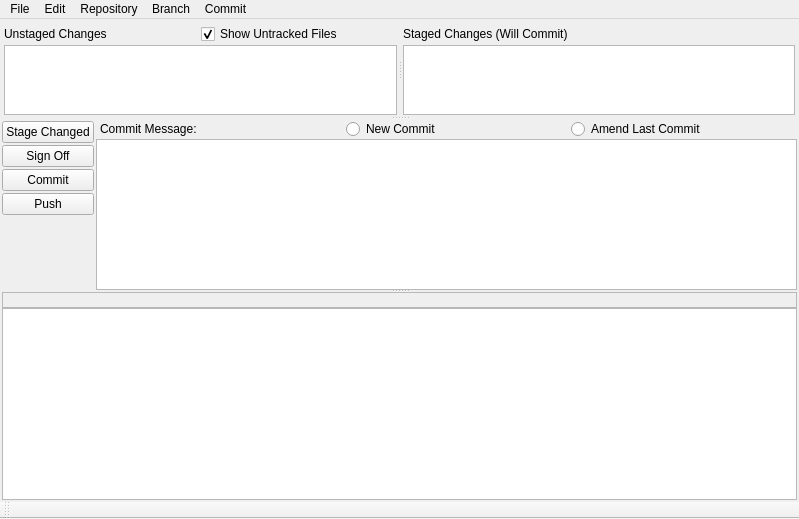
<ui version="4.0" >
 <author>David Aguilar</author>
 <class>maingui</class>
 <widget class="QMainWindow" name="maingui" >
  <property name="geometry" >
   <rect>
    <x>0</x>
    <y>0</y>
    <width>799</width>
    <height>519</height>
   </rect>
  </property>
  <widget class="QWidget" name="centralwidget" >
   <layout class="QVBoxLayout" >
    <item>
     <widget class="QSplitter" name="splitter_top" >
      <property name="orientation" >
       <enum>Qt::Vertical</enum>
      </property>
      <property name="handleWidth" >
       <number>2</number>
      </property>
      <widget class="QSplitter" name="splitter" >
       <property name="sizePolicy" >
        <sizepolicy vsizetype="MinimumExpanding" hsizetype="Expanding" >
         <horstretch>0</horstretch>
         <verstretch>1</verstretch>
        </sizepolicy>
       </property>
       <property name="minimumSize" >
        <size>
         <width>16</width>
         <height>96</height>
        </size>
       </property>
       <property name="orientation" >
        <enum>Qt::Horizontal</enum>
       </property>
       <property name="handleWidth" >
        <number>2</number>
       </property>
       <widget class="QWidget" name="layoutWidget" >
        <layout class="QVBoxLayout" >
         <property name="spacing" >
          <number>0</number>
         </property>
         <item>
          <layout class="QHBoxLayout" >
           <property name="spacing" >
            <number>0</number>
           </property>
           <item>
            <widget class="QLabel" name="label_3" >
             <property name="minimumSize" >
              <size>
               <width>0</width>
               <height>22</height>
              </size>
             </property>
             <property name="text" >
              <string>Unstaged Changes</string>
             </property>
             <property name="textFormat" >
              <enum>Qt::PlainText</enum>
             </property>
            </widget>
           </item>
           <item>
            <widget class="QCheckBox" name="untracked_checkbox" >
             <property name="minimumSize" >
              <size>
               <width>0</width>
               <height>22</height>
              </size>
             </property>
             <property name="toolTip" >
              <string>Includes untracked files in the unstaged changes list.
Disabling this causes ugit to only display files known to git
in the unstaged changes list.</string>
             </property>
             <property name="text" >
              <string>Show Untracked Files</string>
             </property>
             <property name="checked" >
              <bool>true</bool>
             </property>
             <property name="tristate" >
              <bool>false</bool>
             </property>
            </widget>
           </item>
          </layout>
         </item>
         <item>
          <widget class="QListWidget" name="unstaged_list" >
           <property name="sizePolicy" >
            <sizepolicy vsizetype="MinimumExpanding" hsizetype="Preferred" >
             <horstretch>0</horstretch>
             <verstretch>0</verstretch>
            </sizepolicy>
           </property>
           <property name="minimumSize" >
            <size>
             <width>10</width>
             <height>20</height>
            </size>
           </property>
           <property name="toolTip" >
            <string>A list of all the unstaged changes.
This list includes those files known to git and can optionally
include untracked files if "Show Untracked Files" is checked.</string>
           </property>
           <property name="alternatingRowColors" >
            <bool>true</bool>
           </property>
           <property name="selectionMode" >
            <enum>QAbstractItemView::ExtendedSelection</enum>
           </property>
           <property name="viewMode" >
            <enum>QListView::ListMode</enum>
           </property>
           <property name="uniformItemSizes" >
            <bool>true</bool>
           </property>
          </widget>
         </item>
        </layout>
       </widget>
       <widget class="QWidget" name="layoutWidget" >
        <layout class="QVBoxLayout" >
         <property name="spacing" >
          <number>0</number>
         </property>
         <item>
          <layout class="QHBoxLayout" >
           <property name="spacing" >
            <number>0</number>
           </property>
           <property name="bottomMargin" >
            <number>0</number>
           </property>
           <item>
            <widget class="QLabel" name="label_2" >
             <property name="sizePolicy" >
              <sizepolicy vsizetype="Fixed" hsizetype="Minimum" >
               <horstretch>0</horstretch>
               <verstretch>0</verstretch>
              </sizepolicy>
             </property>
             <property name="minimumSize" >
              <size>
               <width>0</width>
               <height>22</height>
              </size>
             </property>
             <property name="text" >
              <string>Staged Changes (Will Commit)</string>
             </property>
             <property name="textFormat" >
              <enum>Qt::PlainText</enum>
             </property>
            </widget>
           </item>
          </layout>
         </item>
         <item>
          <widget class="QListWidget" name="staged_list" >
           <property name="sizePolicy" >
            <sizepolicy vsizetype="MinimumExpanding" hsizetype="Preferred" >
             <horstretch>0</horstretch>
             <verstretch>0</verstretch>
            </sizepolicy>
           </property>
           <property name="minimumSize" >
            <size>
             <width>10</width>
             <height>20</height>
            </size>
           </property>
           <property name="toolTip" >
            <string>A list of all staged changes for the next commit.</string>
           </property>
           <property name="alternatingRowColors" >
            <bool>true</bool>
           </property>
           <property name="selectionMode" >
            <enum>QAbstractItemView::ExtendedSelection</enum>
           </property>
           <property name="viewMode" >
            <enum>QListView::ListMode</enum>
           </property>
          </widget>
         </item>
        </layout>
       </widget>
      </widget>
      <widget class="QSplitter" name="splitter_bottom" >
       <property name="orientation" >
        <enum>Qt::Vertical</enum>
       </property>
       <property name="handleWidth" >
        <number>2</number>
       </property>
       <widget class="QWidget" native="1" name="widget_2" >
        <property name="sizePolicy" >
         <sizepolicy vsizetype="Minimum" hsizetype="MinimumExpanding" >
          <horstretch>0</horstretch>
          <verstretch>1</verstretch>
         </sizepolicy>
        </property>
        <property name="minimumSize" >
         <size>
          <width>10</width>
          <height>100</height>
         </size>
        </property>
        <layout class="QHBoxLayout" >
         <property name="spacing" >
          <number>0</number>
         </property>
         <property name="leftMargin" >
          <number>0</number>
         </property>
         <property name="topMargin" >
          <number>0</number>
         </property>
         <property name="rightMargin" >
          <number>0</number>
         </property>
         <property name="bottomMargin" >
          <number>0</number>
         </property>
         <item>
          <widget class="QWidget" native="1" name="widget_4" >
           <property name="sizePolicy" >
            <sizepolicy vsizetype="Preferred" hsizetype="Minimum" >
             <horstretch>0</horstretch>
             <verstretch>0</verstretch>
            </sizepolicy>
           </property>
           <layout class="QVBoxLayout" >
            <property name="spacing" >
             <number>2</number>
            </property>
            <property name="leftMargin" >
             <number>0</number>
            </property>
            <item>
             <widget class="QPushButton" name="stage_button" >
              <property name="toolTip" >
               <string>Invokes "git add" to stage the selected items
from the "Unstaged Changes" list.</string>
              </property>
              <property name="text" >
               <string>Stage Changed</string>
              </property>
              <property name="flat" >
               <bool>false</bool>
              </property>
             </widget>
            </item>
            <item>
             <widget class="QPushButton" name="signoff_button" >
              <property name="toolTip" >
               <string>"Sign Off" appends the standard "Signed-Off by: ..."
message to the current commit message.</string>
              </property>
              <property name="text" >
               <string>Sign Off</string>
              </property>
             </widget>
            </item>
            <item>
             <widget class="QPushButton" name="commit_button" >
              <property name="toolTip" >
               <string>Invokes a git commit.
This commits the files listed in the "Files to Commit" list.
If "Commit All" is checked, all listed items will be committed,
otherwise only the selected items will be committed.</string>
              </property>
              <property name="text" >
               <string>Commit</string>
              </property>
             </widget>
            </item>
            <item>
             <widget class="QPushButton" name="push_button" >
              <property name="text" >
               <string>Push</string>
              </property>
             </widget>
            </item>
            <item>
             <spacer>
              <property name="orientation" >
               <enum>Qt::Vertical</enum>
              </property>
              <property name="sizeType" >
               <enum>QSizePolicy::MinimumExpanding</enum>
              </property>
              <property name="sizeHint" >
               <size>
                <width>50</width>
                <height>1</height>
               </size>
              </property>
             </spacer>
            </item>
           </layout>
          </widget>
         </item>
         <item>
          <widget class="QWidget" native="1" name="widget_3" >
           <property name="sizePolicy" >
            <sizepolicy vsizetype="Minimum" hsizetype="MinimumExpanding" >
             <horstretch>0</horstretch>
             <verstretch>0</verstretch>
            </sizepolicy>
           </property>
           <layout class="QVBoxLayout" >
            <property name="spacing" >
             <number>0</number>
            </property>
            <property name="leftMargin" >
             <number>0</number>
            </property>
            <property name="topMargin" >
             <number>0</number>
            </property>
            <property name="rightMargin" >
             <number>0</number>
            </property>
            <property name="bottomMargin" >
             <number>0</number>
            </property>
            <item>
             <layout class="QHBoxLayout" >
              <property name="spacing" >
               <number>0</number>
              </property>
              <property name="leftMargin" >
               <number>4</number>
              </property>
              <item>
               <widget class="QLabel" name="label" >
                <property name="text" >
                 <string>Commit Message:</string>
                </property>
                <property name="textFormat" >
                 <enum>Qt::PlainText</enum>
                </property>
               </widget>
              </item>
              <item>
               <spacer>
                <property name="orientation" >
                 <enum>Qt::Horizontal</enum>
                </property>
                <property name="sizeType" >
                 <enum>QSizePolicy::Preferred</enum>
                </property>
                <property name="sizeHint" >
                 <size>
                  <width>20</width>
                  <height>20</height>
                 </size>
                </property>
               </spacer>
              </item>
              <item>
               <widget class="QRadioButton" name="new_commit_radio" >
                <property name="toolTip" >
                 <string>Causes the next commit to create a new commit object.</string>
                </property>
                <property name="text" >
                 <string>New Commit</string>
                </property>
               </widget>
              </item>
              <item>
               <widget class="QRadioButton" name="amend_radio" >
                <property name="toolTip" >
                 <string>Causes git to reuse the latest commit object.
"git commit" will be supplied with the "--amend" option so that
the most recent commit is amended with contents of the next commit.</string>
                </property>
                <property name="text" >
                 <string>Amend Last Commit</string>
                </property>
               </widget>
              </item>
             </layout>
            </item>
            <item>
             <widget class="QTextEdit" name="commit_text" >
              <property name="sizePolicy" >
               <sizepolicy vsizetype="MinimumExpanding" hsizetype="MinimumExpanding" >
                <horstretch>0</horstretch>
                <verstretch>0</verstretch>
               </sizepolicy>
              </property>
              <property name="minimumSize" >
               <size>
                <width>0</width>
                <height>20</height>
               </size>
              </property>
              <property name="font" >
               <font>
                <family>Courier</family>
                <pointsize>12</pointsize>
               </font>
              </property>
              <property name="toolTip" >
               <string>The commit message for the next commit.
If you are going to amend a commit you can use the
"Commit -> Get Latest Comit Message" menu action to
retrieve the latest commit message prior to committing.</string>
              </property>
              <property name="lineWrapMode" >
               <enum>QTextEdit::NoWrap</enum>
              </property>
              <property name="acceptRichText" >
               <bool>false</bool>
              </property>
             </widget>
            </item>
           </layout>
          </widget>
         </item>
        </layout>
       </widget>
       <widget class="QWidget" native="1" name="widget" >
        <property name="sizePolicy" >
         <sizepolicy vsizetype="MinimumExpanding" hsizetype="MinimumExpanding" >
          <horstretch>0</horstretch>
          <verstretch>0</verstretch>
         </sizepolicy>
        </property>
        <property name="minimumSize" >
         <size>
          <width>111</width>
          <height>50</height>
         </size>
        </property>
        <layout class="QVBoxLayout" >
         <property name="spacing" >
          <number>0</number>
         </property>
         <property name="leftMargin" >
          <number>0</number>
         </property>
         <property name="topMargin" >
          <number>0</number>
         </property>
         <property name="rightMargin" >
          <number>0</number>
         </property>
         <property name="bottomMargin" >
          <number>0</number>
         </property>
         <item>
          <widget class="QLabel" name="displayLabel" >
           <property name="frameShape" >
            <enum>QFrame::StyledPanel</enum>
           </property>
           <property name="frameShadow" >
            <enum>QFrame::Plain</enum>
           </property>
           <property name="text" >
            <string/>
           </property>
           <property name="alignment" >
            <set>Qt::AlignCenter</set>
           </property>
          </widget>
         </item>
         <item>
          <widget class="QTextEdit" name="display_text" >
           <property name="sizePolicy" >
            <sizepolicy vsizetype="MinimumExpanding" hsizetype="MinimumExpanding" >
             <horstretch>0</horstretch>
             <verstretch>0</verstretch>
            </sizepolicy>
           </property>
           <property name="minimumSize" >
            <size>
             <width>10</width>
             <height>20</height>
            </size>
           </property>
           <property name="font" >
            <font>
             <family>Courier</family>
             <pointsize>12</pointsize>
            </font>
           </property>
           <property name="tabChangesFocus" >
            <bool>true</bool>
           </property>
           <property name="lineWrapMode" >
            <enum>QTextEdit::NoWrap</enum>
           </property>
           <property name="readOnly" >
            <bool>true</bool>
           </property>
           <property name="acceptRichText" >
            <bool>false</bool>
           </property>
           <property name="cursorWidth" >
            <number>2</number>
           </property>
           <property name="textInteractionFlags" >
            <set>Qt::LinksAccessibleByKeyboard|Qt::LinksAccessibleByMouse|Qt::NoTextInteraction|Qt::TextBrowserInteraction|Qt::TextSelectableByKeyboard|Qt::TextSelectableByMouse</set>
           </property>
          </widget>
         </item>
        </layout>
       </widget>
      </widget>
     </widget>
    </item>
   </layout>
  </widget>
  <widget class="QMenuBar" name="menubar" >
   <property name="geometry" >
    <rect>
     <x>0</x>
     <y>0</y>
     <width>799</width>
     <height>28</height>
    </rect>
   </property>
   <widget class="QMenu" name="repository_menu" >
    <property name="title" >
     <string>Repository</string>
    </property>
    <addaction name="menu_visualize_current" />
    <addaction name="menu_visualize_all" />
    <addaction name="separator" />
    <addaction name="menu_show_revision" />
    <addaction name="menu_browse_commits" />
    <addaction name="separator" />
    <addaction name="menu_browse_branch" />
    <addaction name="menu_browse_other_branch" />
   </widget>
   <widget class="QMenu" name="commit_menu" >
    <property name="title" >
     <string>Commit</string>
    </property>
    <addaction name="menu_rescan" />
    <addaction name="separator" />
    <addaction name="menu_show_index" />
    <addaction name="menu_show_diffstat" />
    <addaction name="separator" />
    <addaction name="menu_stage_changed" />
    <addaction name="menu_stage_untracked" />
    <addaction name="menu_stage_selected" />
    <addaction name="separator" />
    <addaction name="menu_unstage_all" />
    <addaction name="menu_unstage_selected" />
    <addaction name="separator" />
    <addaction name="menu_commit" />
    <addaction name="separator" />
    <addaction name="menu_export_patches" />
    <addaction name="menu_cherry_pick" />
    <addaction name="separator" />
    <addaction name="menu_get_prev_commitmsg" />
   </widget>
   <widget class="QMenu" name="edit_menu" >
    <property name="title" >
     <string>Edit</string>
    </property>
    <addaction name="menu_undo" />
    <addaction name="menu_redo" />
    <addaction name="separator" />
    <addaction name="menu_cut" />
    <addaction name="menu_copy" />
    <addaction name="menu_paste" />
    <addaction name="menu_delete" />
    <addaction name="separator" />
    <addaction name="menu_select_all" />
    <addaction name="separator" />
    <addaction name="menu_options" />
   </widget>
   <widget class="QMenu" name="file_menu" >
    <property name="title" >
     <string>File</string>
    </property>
    <addaction name="menu_load_commitmsg" />
    <addaction name="separator" />
    <addaction name="menu_quit" />
   </widget>
   <widget class="QMenu" name="branch_menu" >
    <property name="title" >
     <string>Branch</string>
    </property>
    <addaction name="menu_create_branch" />
    <addaction name="menu_checkout_branch" />
    <addaction name="menu_rebase_branch" />
    <addaction name="menu_delete_branch" />
   </widget>
   <addaction name="file_menu" />
   <addaction name="edit_menu" />
   <addaction name="repository_menu" />
   <addaction name="branch_menu" />
   <addaction name="commit_menu" />
  </widget>
  <widget class="QToolBar" name="toolbar" >
   <property name="windowTitle" >
    <string>toolbar</string>
   </property>
   <property name="movable" >
    <bool>true</bool>
   </property>
   <property name="allowedAreas" >
    <set>Qt::BottomToolBarArea|Qt::NoToolBarArea|Qt::TopToolBarArea</set>
   </property>
   <property name="iconSize" >
    <size>
     <width>24</width>
     <height>16</height>
    </size>
   </property>
   <property name="floatable" >
    <bool>true</bool>
   </property>
   <attribute name="toolBarArea" >
    <enum>BottomToolBarArea</enum>
   </attribute>
   <attribute name="toolBarBreak" >
    <bool>false</bool>
   </attribute>
  </widget>
  <action name="menu_browse_branch" >
   <property name="text" >
    <string>Browse Current Branch's Files</string>
   </property>
  </action>
  <action name="menu_browse_other_branch" >
   <property name="text" >
    <string>Browse Branch Files</string>
   </property>
  </action>
  <action name="menu_unstage_selected" >
   <property name="text" >
    <string>Unstage From Commit</string>
   </property>
  </action>
  <action name="menu_visualize_current" >
   <property name="text" >
    <string>Visualize Current Branch's History</string>
   </property>
   <property name="shortcut" >
    <string>Alt+V</string>
   </property>
  </action>
  <action name="menu_visualize_all" >
   <property name="text" >
    <string>Visualize All Branch History</string>
   </property>
   <property name="shortcut" >
    <string>Alt+H</string>
   </property>
  </action>
  <action name="menu_show_diffstat" >
   <property name="text" >
    <string>Show Diffstat</string>
   </property>
   <property name="shortcut" >
    <string>Ctrl+D</string>
   </property>
  </action>
  <action name="menu_show_index" >
   <property name="text" >
    <string>Show Index</string>
   </property>
  </action>
  <action name="menu_stage_changed" >
   <property name="text" >
    <string>Stage Changed Files To Commit</string>
   </property>
   <property name="shortcut" >
    <string>Alt+A</string>
   </property>
  </action>
  <action name="menu_stage_untracked" >
   <property name="text" >
    <string>Stage All Untracked</string>
   </property>
   <property name="shortcut" >
    <string>Alt+U</string>
   </property>
  </action>
  <action name="menu_stage_selected" >
   <property name="text" >
    <string>Stage Selected</string>
   </property>
   <property name="shortcut" >
    <string>Alt+T</string>
   </property>
  </action>
  <action name="menu_export_patches" >
   <property name="text" >
    <string>Export Patches...</string>
   </property>
   <property name="shortcut" >
    <string>Ctrl+E</string>
   </property>
  </action>
  <action name="menu_cut" >
   <property name="text" >
    <string>Cut</string>
   </property>
   <property name="shortcut" >
    <string>Ctrl+X</string>
   </property>
  </action>
  <action name="menu_copy" >
   <property name="text" >
    <string>Copy</string>
   </property>
   <property name="shortcut" >
    <string>Ctrl+C</string>
   </property>
  </action>
  <action name="menu_paste" >
   <property name="text" >
    <string>Paste</string>
   </property>
   <property name="shortcut" >
    <string>Ctrl+V</string>
   </property>
  </action>
  <action name="menu_select_all" >
   <property name="text" >
    <string>Select All</string>
   </property>
   <property name="shortcut" >
    <string>Ctrl+A</string>
   </property>
  </action>
  <action name="menu_options" >
   <property name="text" >
    <string>Options...</string>
   </property>
   <property name="shortcut" >
    <string>Ctrl+O</string>
   </property>
  </action>
  <action name="menu_delete" >
   <property name="text" >
    <string>Delete</string>
   </property>
   <property name="shortcut" >
    <string>Del</string>
   </property>
  </action>
  <action name="menu_undo" >
   <property name="text" >
    <string>Undo</string>
   </property>
   <property name="shortcut" >
    <string>Ctrl+Z</string>
   </property>
  </action>
  <action name="menu_redo" >
   <property name="text" >
    <string>Redo</string>
   </property>
   <property name="shortcut" >
    <string>Ctrl+Shift+Z</string>
   </property>
  </action>
  <action name="menu_rescan" >
   <property name="text" >
    <string>Rescan</string>
   </property>
   <property name="shortcut" >
    <string>Ctrl+R</string>
   </property>
  </action>
  <action name="menu_commit" >
   <property name="text" >
    <string>Commit</string>
   </property>
   <property name="shortcut" >
    <string>Alt+S</string>
   </property>
  </action>
  <action name="menu_get_prev_commitmsg" >
   <property name="text" >
    <string>Get Latest Commit Message</string>
   </property>
  </action>
  <action name="menu_cherry_pick" >
   <property name="text" >
    <string>Cherry-Pick Commits...</string>
   </property>
   <property name="shortcut" >
    <string>Ctrl+P</string>
   </property>
  </action>
  <action name="menu_unstage_all" >
   <property name="text" >
    <string>Unstage All</string>
   </property>
  </action>
  <action name="menu_quit" >
   <property name="text" >
    <string>Quit</string>
   </property>
   <property name="shortcut" >
    <string>Ctrl+Q</string>
   </property>
  </action>
  <action name="menu_load_commitmsg" >
   <property name="text" >
    <string>Load Commit Message...</string>
   </property>
  </action>
  <action name="menu_create_branch" >
   <property name="text" >
    <string>Create...</string>
   </property>
   <property name="shortcut" >
    <string>Ctrl+B</string>
   </property>
  </action>
  <action name="menu_checkout_branch" >
   <property name="text" >
    <string>Checkout...</string>
   </property>
   <property name="shortcut" >
    <string>Alt+B</string>
   </property>
  </action>
  <action name="menu_rebase_branch" >
   <property name="text" >
    <string>Rebase...</string>
   </property>
  </action>
  <action name="menu_rename_branch" >
   <property name="enabled" >
    <bool>false</bool>
   </property>
   <property name="text" >
    <string>Rename...</string>
   </property>
  </action>
  <action name="menu_delete_branch" >
   <property name="text" >
    <string>Delete...</string>
   </property>
  </action>
  <action name="menu_open" >
   <property name="text" >
    <string>Open...</string>
   </property>
  </action>
  <action name="menu_browse_commits" >
   <property name="text" >
    <string>Browse Commits</string>
   </property>
  </action>
  <action name="menu_show_revision" >
   <property name="text" >
    <string>Show Revision</string>
   </property>
  </action>
 </widget>
 <layoutdefault spacing="2" margin="2" />
 <tabstops>
  <tabstop>commit_text</tabstop>
  <tabstop>staged_list</tabstop>
  <tabstop>unstaged_list</tabstop>
  <tabstop>stage_button</tabstop>
  <tabstop>signoff_button</tabstop>
  <tabstop>commit_button</tabstop>
  <tabstop>push_button</tabstop>
  <tabstop>untracked_checkbox</tabstop>
  <tabstop>new_commit_radio</tabstop>
  <tabstop>amend_radio</tabstop>
  <tabstop>display_text</tabstop>
 </tabstops>
 <resources/>
 <designerdata>
  <property name="gridDeltaX" >
   <number>4</number>
  </property>
  <property name="gridDeltaY" >
   <number>4</number>
  </property>
  <property name="gridSnapX" >
   <bool>true</bool>
  </property>
  <property name="gridSnapY" >
   <bool>true</bool>
  </property>
  <property name="gridVisible" >
   <bool>false</bool>
  </property>
 </designerdata>
</ui>
